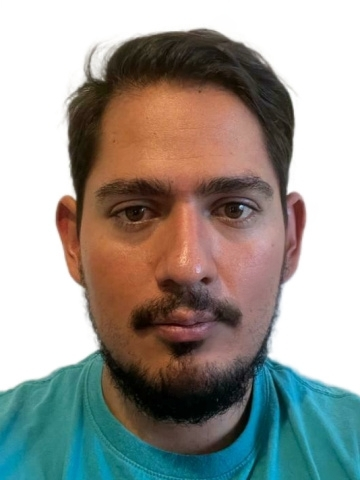
#> input picture img/fotoPropia.jpeg, 360 x 480 px
$ jupyter execute 'Ejercicio 3.ipynb'   (shell and % lines are left out)
#> lines starting #> are read from the running program, lines starting #| are printed output that depends on the picture; long printed decimals are rounded
# Ejercicios Clase: Álgebra en Ciencia de Datos
### Estudiante: Edgard Iglesias Rubio

## Unidad 2
### Convergencia en Imágenes

Programe una función (pura, determinista) $f$ que transforme imágenes en imágenes (escala de grises tamaño 400x600) y satisfaga las siguientes propiedades:

1. $f$ es inyectiva, es decir, si $x$ y $y$ son imágetes distintas entonces $f(x) \neq f(y)$
2. Sea $a$ una foto suya fija, para cualquier imágen $x$ la sucesión de imágenes $f^{n}(x)_{n \geq 0}$ converge a $a$. Para garantizar esta convergencia programe un algoritmo que dado $x$ diga a partir de cuantas iteraciones $N$ el error relativo $\frac{\|f^{n}(x)-a\|}{\|a\|}$ es menor a $0.01$ para cualquier $n \geq N$

[cell 1]
#imports
from PIL import Image
import numpy as np

[cell 2]
#Cargando foto propia
img = Image.open('img/fotoPropia.jpeg')
#> img is the input picture: PIL image 360x480 RGB; mean R, G, B 154.7, 153.5, 147.5
#Reescalando a 400x600
img = img.resize((400, 600))
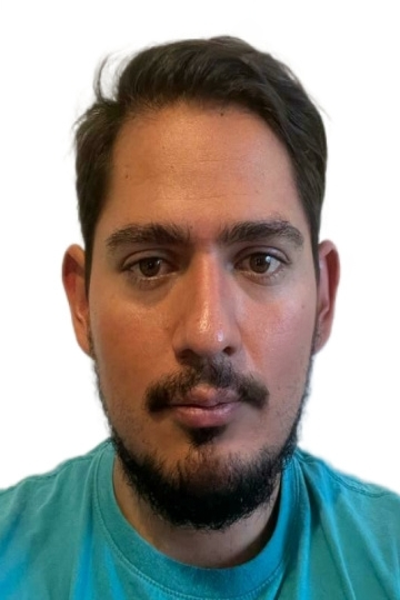
#> img: PIL image 400x600 RGB; mean R, G, B 154.7, 153.5, 147.5
#Convirtiendo a Blanco y Negro
img = img.convert('L')
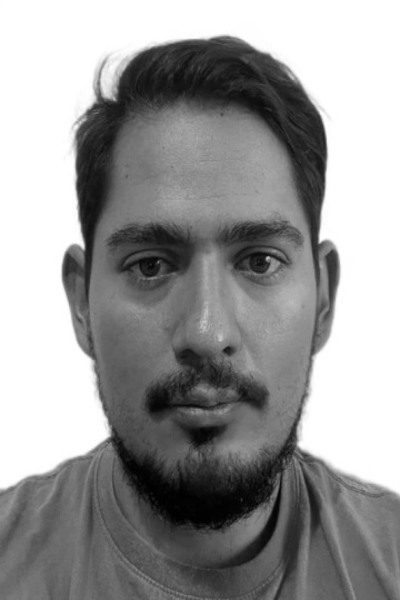
#> img: PIL image 400x600 L; min 0, max 255, mean 153.2
img

[cell 3]
#convirtiendo imagen propia a array
a = np.array(img).flatten().astype(int)
a

A continuacion se define la funcion $f$ que dada una imagen la convierte a escala de grises dimesion 400x600 y realiza una transformación lineal para aproximarla a la imagen original representada por el vector $a$

[cell 4]
def f(x):
    #Rescalando 400x600
    x_vec = x.resize((400, 600))
    #Convirtiendo a Blanco y Negro
    x_vec = x_vec.convert('L')
    #Convirtiendo imagen a vector
    x_vec = np.array(x_vec).flatten().astype(int)

    #transformando imagen x hacia imagen a
    x_vec = np.where(x_vec > a, x_vec - 1, x_vec)
    x_vec = np.where(x_vec < a, x_vec + 1, x_vec)

    #retornando imagen transformada
    return Image.fromarray(x_vec.reshape((600,400)).astype('uint8'))

[cell 5]
#Ejemplo cargando una imagen 2
#Espacio para cargar cualqueir foto unicamente colocando la ruta hacia la imagen
img2 = Image.open('img/fotoinput.jpeg')
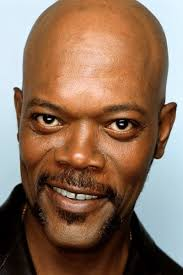
#> input picture img/fotoinput.jpeg, 183 x 275 px
#> img2 is the input picture: PIL image 183x275 RGB; mean R, G, B 140, 110.4, 90.2
#Reescalando a 400x600
img2 = img2.resize((400, 600))
#> img2: PIL image 400x600 RGB
#Convirtiendo a Blanco y Negro
img2 = img2.convert('L')
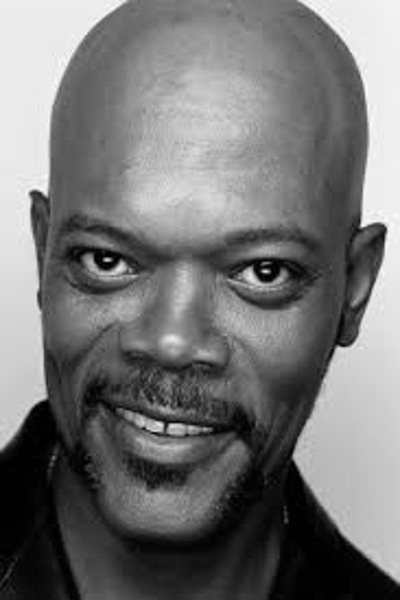
#> img2: PIL image 400x600 L; min 0, max 252, mean 117
img2

A cotinuacion se muestra la foto insumo luego de 10 iteraciones y su error luego de las iteraciones:

[cell 6]
x=img2

for _ in range(0,10):
    x=f(x)

#calculando error
x_vec=np.array(x).flatten().astype(int)
error=np.linalg.norm(x_vec-a)/np.linalg.norm(a)
#> error = 0.489

print('Error luego de 10 iteraciones: {error}'.format(error=error))
#| Error luego de 10 iteraciones: 0.4894
x

A continuacion se presenta el algoritmo que dada una imagen x, identifica el numero de iteraciones N para que se tenga un error relativo <= 0.01:

[cell 7]
i=0
error=1
#imagen en estado original
x = img2
while error>0.01:
    x=f(x)
    x_vec=np.array(x).flatten().astype(int)
    error=np.linalg.norm(x_vec-a)/np.linalg.norm(a)
    i+=1
#> this loop made 237 passes
#> error on passes 1 to 3: 0.529, 0.524, 0.52
#> after the loop, i = 237
print('Se obtiene un error menor a 0.01 cuando n>={i} con un error relativo={error}'.format(i=i,error=error))
#| Se obtiene un error menor a 0.01 cuando n>=237 con un error relativo=0.009488
